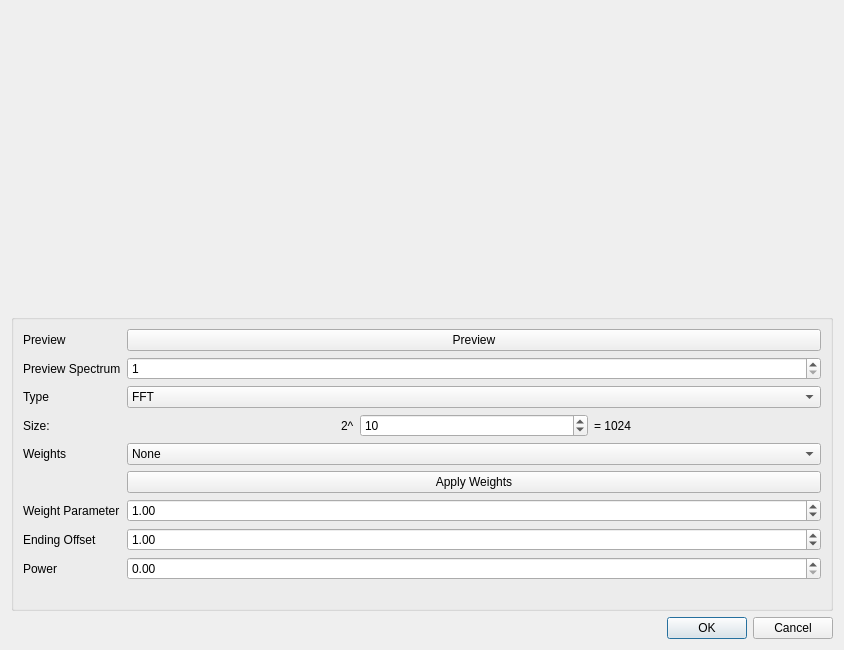
<?xml version="1.0" encoding="UTF-8"?>
<ui version="4.0">
 <class>FourierTransformDialog</class>
 <widget class="QDialog" name="FourierTransformDialog">
  <property name="geometry">
   <rect>
    <x>0</x>
    <y>0</y>
    <width>844</width>
    <height>650</height>
   </rect>
  </property>
  <property name="sizePolicy">
   <sizepolicy hsizetype="MinimumExpanding" vsizetype="MinimumExpanding">
    <horstretch>0</horstretch>
    <verstretch>0</verstretch>
   </sizepolicy>
  </property>
  <property name="windowTitle">
   <string>Apply Fourier Transform</string>
  </property>
  <property name="toolTip">
   <string>Output will be in Hz</string>
  </property>
  <layout class="QVBoxLayout" name="verticalLayout">
   <item>
    <widget class="QCustomPlot" name="spectrumCustomPlot" native="true">
     <property name="minimumSize">
      <size>
       <width>400</width>
       <height>200</height>
      </size>
     </property>
    </widget>
   </item>
   <item>
    <widget class="QGroupBox" name="formGroupBox">
     <layout class="QFormLayout" name="formLayout_2">
      <item row="1" column="0">
       <widget class="QLabel" name="previewLabel">
        <property name="text">
         <string>Preview</string>
        </property>
       </widget>
      </item>
      <item row="1" column="1">
       <widget class="QPushButton" name="previewPushButton">
        <property name="text">
         <string>Preview</string>
        </property>
       </widget>
      </item>
      <item row="2" column="0">
       <widget class="QLabel" name="spectrumLabel">
        <property name="text">
         <string>Preview Spectrum</string>
        </property>
       </widget>
      </item>
      <item row="2" column="1">
       <widget class="QSpinBox" name="spectrumSpinBox">
        <property name="minimum">
         <number>1</number>
        </property>
       </widget>
      </item>
      <item row="3" column="0">
       <widget class="QLabel" name="typeLabel">
        <property name="text">
         <string>Type</string>
        </property>
       </widget>
      </item>
      <item row="3" column="1">
       <widget class="QComboBox" name="typeComboBox">
        <item>
         <property name="text">
          <string>FFT</string>
         </property>
        </item>
        <item>
         <property name="text">
          <string>Inverse FFT</string>
         </property>
        </item>
       </widget>
      </item>
      <item row="4" column="0">
       <widget class="QLabel" name="sizeLabel">
        <property name="toolTip">
         <string>Spectra will be truncated when this is smaller than abscissa size and zero-padded when it is larger than abscissa size.</string>
        </property>
        <property name="text">
         <string>Size:</string>
        </property>
       </widget>
      </item>
      <item row="4" column="1">
       <layout class="QHBoxLayout" name="horizontalLayout">
        <item alignment="Qt::AlignRight">
         <widget class="QLabel" name="powerLabel">
          <property name="text">
           <string>2^</string>
          </property>
         </widget>
        </item>
        <item>
         <widget class="QSpinBox" name="powerSpinBox">
          <property name="minimum">
           <number>1</number>
          </property>
          <property name="maximum">
           <number>64</number>
          </property>
          <property name="value">
           <number>10</number>
          </property>
         </widget>
        </item>
        <item>
         <widget class="QLabel" name="valueLabel">
          <property name="text">
           <string>= 1024</string>
          </property>
         </widget>
        </item>
       </layout>
      </item>
      <item row="5" column="0">
       <widget class="QLabel" name="weightsLabel">
        <property name="text">
         <string>Weights</string>
        </property>
       </widget>
      </item>
      <item row="5" column="1">
       <widget class="QComboBox" name="weightsComboBox">
        <item>
         <property name="text">
          <string>None</string>
         </property>
        </item>
        <item>
         <property name="text">
          <string>Exponential</string>
         </property>
        </item>
        <item>
         <property name="text">
          <string>Gaussian</string>
         </property>
        </item>
        <item>
         <property name="text">
          <string>Sine Bell</string>
         </property>
        </item>
       </widget>
      </item>
      <item row="6" column="1">
       <widget class="QPushButton" name="weightsPushButton">
        <property name="text">
         <string>Apply Weights</string>
        </property>
       </widget>
      </item>
      <item row="7" column="0">
       <widget class="QLabel" name="parameterLabel">
        <property name="text">
         <string>Weight Parameter</string>
        </property>
       </widget>
      </item>
      <item row="7" column="1">
       <widget class="QDoubleSpinBox" name="parameterDoubleSpinBox">
        <property name="value">
         <double>1.000000000000000</double>
        </property>
       </widget>
      </item>
      <item row="8" column="0">
       <widget class="QLabel" name="endLabel">
        <property name="text">
         <string>Ending Offset</string>
        </property>
       </widget>
      </item>
      <item row="8" column="1">
       <widget class="QDoubleSpinBox" name="endDoubleSpinBox">
        <property name="minimum">
         <double>0.000000000000000</double>
        </property>
        <property name="maximum">
         <double>200.000000000000000</double>
        </property>
        <property name="singleStep">
         <double>5.000000000000000</double>
        </property>
        <property name="value">
         <double>1.000000000000000</double>
        </property>
       </widget>
      </item>
      <item row="9" column="0">
       <widget class="QLabel" name="sinePowerLabel">
        <property name="text">
         <string>Power</string>
        </property>
       </widget>
      </item>
      <item row="9" column="1">
       <widget class="QDoubleSpinBox" name="sinePowerDoubleSpinBox"/>
      </item>
     </layout>
    </widget>
   </item>
   <item>
    <widget class="QDialogButtonBox" name="buttonBox">
     <property name="orientation">
      <enum>Qt::Horizontal</enum>
     </property>
     <property name="standardButtons">
      <set>QDialogButtonBox::Cancel|QDialogButtonBox::Ok</set>
     </property>
    </widget>
   </item>
  </layout>
 </widget>
 <customwidgets>
  <customwidget>
   <class>QCustomPlot</class>
   <extends>QWidget</extends>
   <header>qcustomplot.h</header>
   <container>1</container>
  </customwidget>
 </customwidgets>
 <resources/>
 <connections>
  <connection>
   <sender>buttonBox</sender>
   <signal>accepted()</signal>
   <receiver>FourierTransformDialog</receiver>
   <slot>accept()</slot>
   <hints>
    <hint type="sourcelabel">
     <x>254</x>
     <y>643</y>
    </hint>
    <hint type="destinationlabel">
     <x>157</x>
     <y>274</y>
    </hint>
   </hints>
  </connection>
  <connection>
   <sender>buttonBox</sender>
   <signal>rejected()</signal>
   <receiver>FourierTransformDialog</receiver>
   <slot>reject()</slot>
   <hints>
    <hint type="sourcelabel">
     <x>322</x>
     <y>643</y>
    </hint>
    <hint type="destinationlabel">
     <x>286</x>
     <y>274</y>
    </hint>
   </hints>
  </connection>
 </connections>
</ui>
